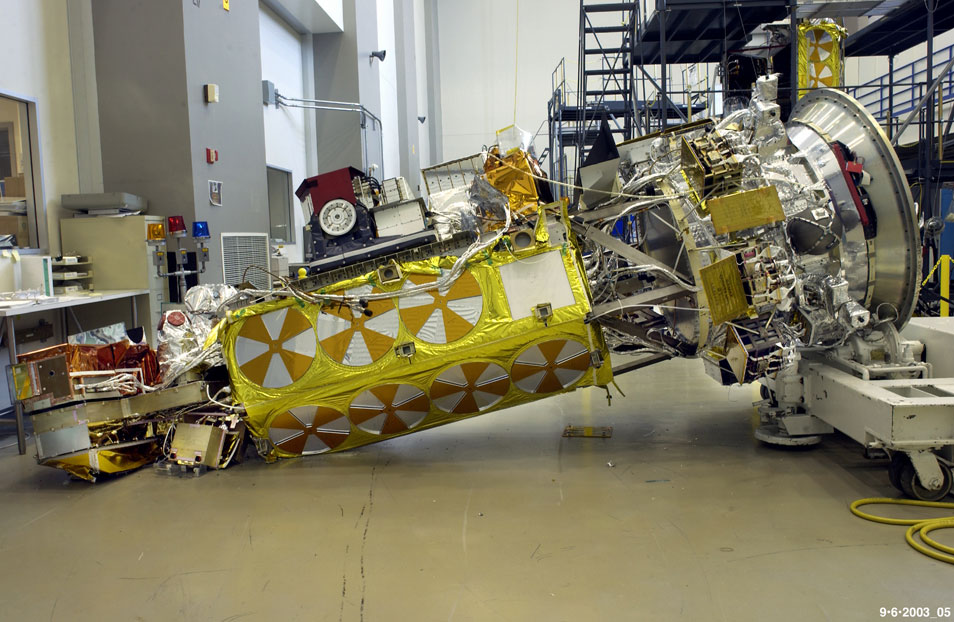
%> input picture MA439_Fall2016/Data/Images/satellite.jpg, 954 x 622 px
$ octave introIdeas.m   (GNU Octave 9; MATLAB toolbox functions it lacks are replaced by stand-ins)
%> lines starting %> are read from the running program, lines starting %| are printed output that depends on the picture
### MA439_Fall2016/Tools/blurimage.m
function y = blurimage(x)
% Usage: y = blurimage(x).  Given a image x, this does a weighted averaging of each pixel with
% neighbors, to blur the image.  Zeros edges.

[m,n] = size(x);
y = zeros(m,n);

y(2:m-1,2:n-1) = 0.5*x(2:m-1,2:n-1)+0.125*(x(1:m-2,2:n-1)+x(3:m,2:n-1)+x(2:m-1,1:n-2)+x(2:m-1,3:n));
y(1,:) = x(1,:);
y(m,:) = x(m,:);
y(:,1) = x(:,1);
y(:,n) = x(:,n);

### MA439_Fall2016/Tools/noiseim.m
function y = noiseim(x, lev)
% Usage: y = noiseim(x, lev).  Add uniform random noise to an image x,
% range -lev to + lev.

[m,n] = size(x);

y = double(x) + 2.0*lev*(rand(m,n)-0.5);

### MA439_Fall2016/Tools/highpassim.m
function y2 = highpassim(y, m, n)
% Usage: y = highpassim(y, m, n). High pass filter an image.  Image is in array "y".  The frequencies 1 to m
% in x, 1 to n in y (and symmetric portions) are zeroed out.

s = size(y);
Y = fft2(double(y));
Y(2:m,:)=0.0; Y(s(1)-m+1:s(1))=0.0;
Y(:,2:n)=0.0; Y(:,s(2)-n+1:s(2))=0.0;

y2 = uint8(real(ifft2(Y)));

### MA439_Fall2016/Tools/lowpassim.m
%Low pass filter an image
function y2 = lowpass(y, m, n)

s = size(y);
Y = fft2(y);
Y(m+1:s(1)-m+1,:)=0.0;
Y(:,n+1:s(2)-n+1)=0.0;

y2 = uint8(real(ifft2(Y)));

### MA439_Fall2016/Basics/introIdeas.m
%Load Image
sat=imread('satellite.jpg');
%> sat is the input picture: size 622x954x3 uint8; mean R, G, B 128.8, 123.4, 100.1
%Display image:  note that the image is uint8
imshow(sat);
%Get the red part of the image
satred=sat(:,:,1);
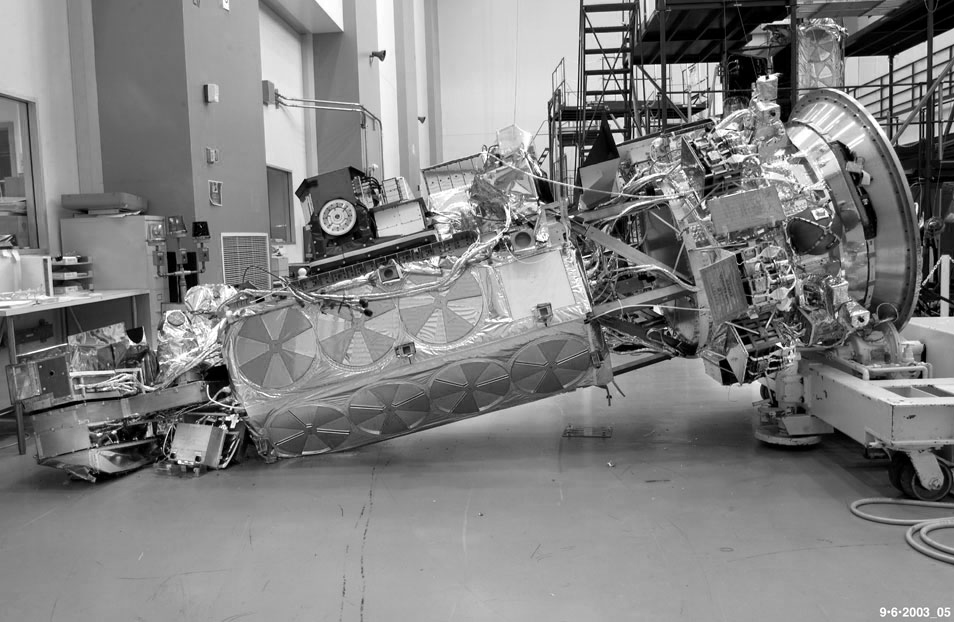
%> satred: size 622x954 uint8; min 0, max 255, mean 128.8
figure;
imshow(satred);
title('Original');
%Blur the image:  in order to do "math," need doubles and the routine
%returns an array of double
blurSatRed=uint8(blurimage(satred));
%> in blurimage, `y(:,n) = x(:,n);`:
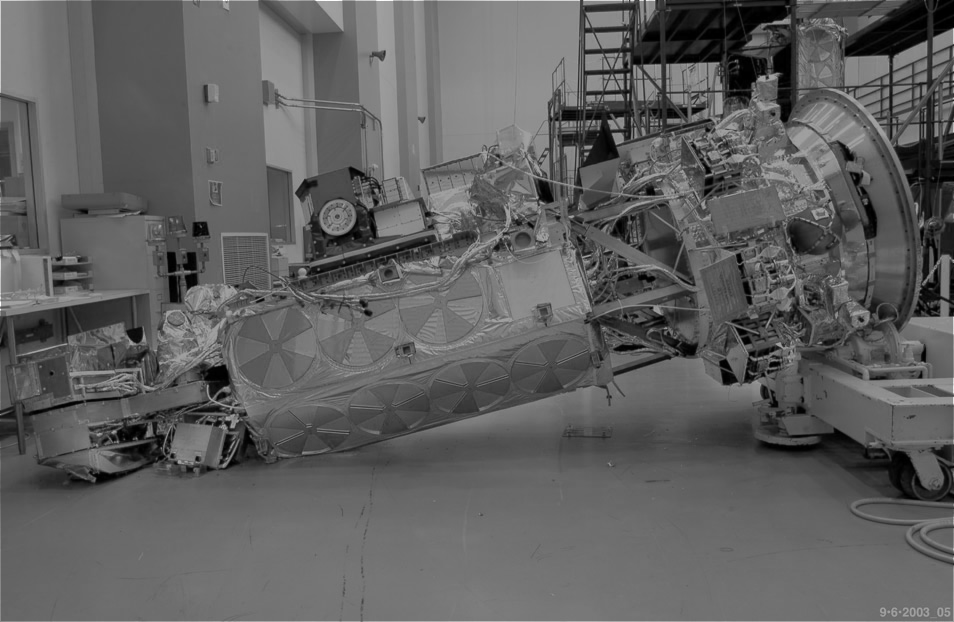
%> y: size 622x954 double; min 0, max 255, mean 95
figure;
imshow(blurSatRed);
title('Blurred Once');
bblurSatRed=uint8(blurimage(blurSatRed));
figure;
imshow(bblurSatRed);
title('Blurred Twice');
bbblurSatRed=uint8(blurimage(bblurSatRed));
%> in blurimage (call 3), `y(2:m-1,2:n-1) = 0.5*x(2:m-1,2:n-1)+0.125*(x(1:m-2,2:n-1)+x(3:m,2:n-1)..`:
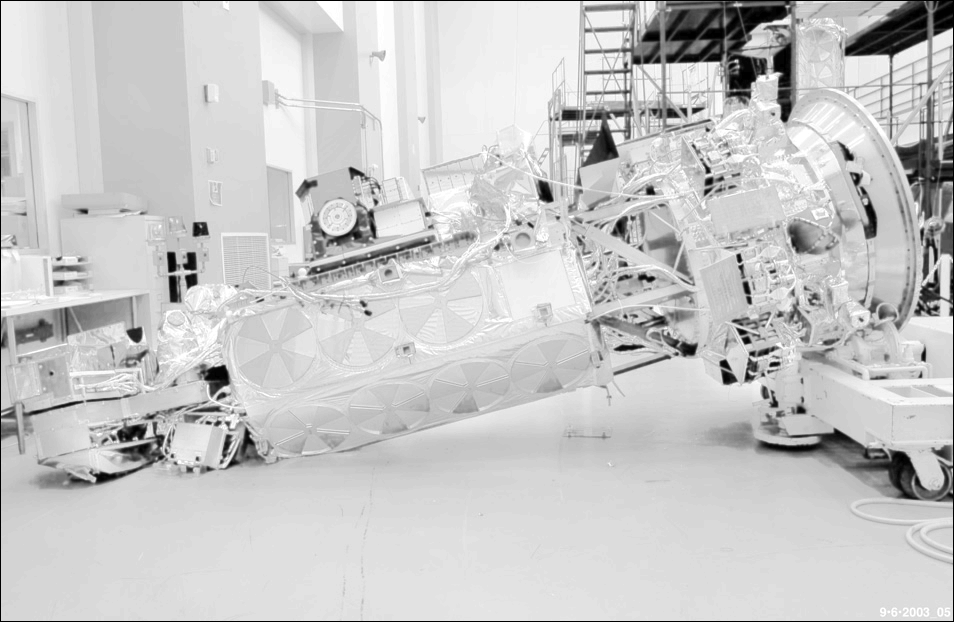
%> y: size 622x954 double; min 0, max 88, mean 69; drawn with min black and max white
%> in blurimage (call 3), `y(:,n) = x(:,n);`:
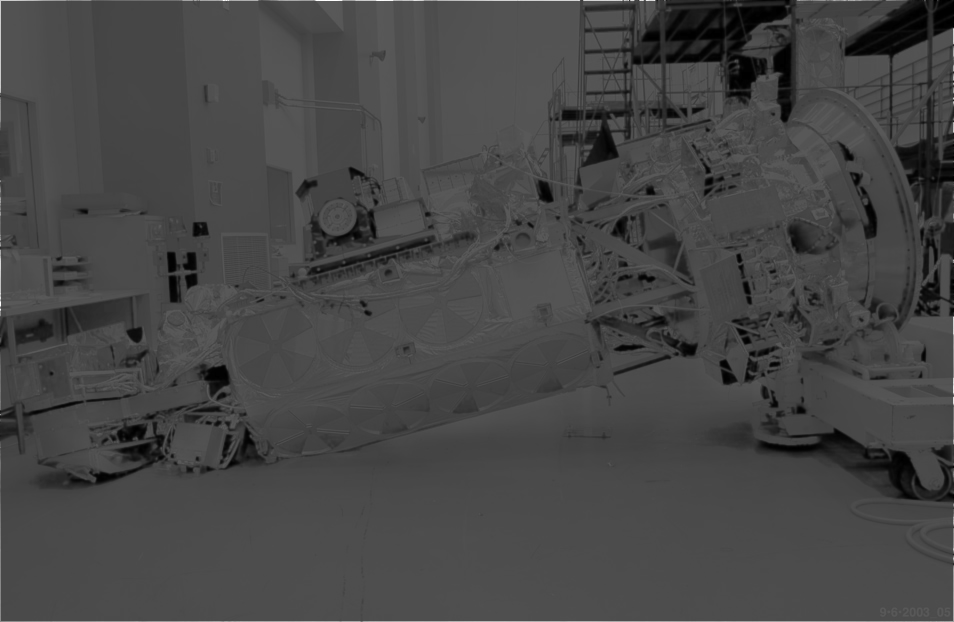
%> y: size 622x954 double; min 0, max 255, mean 69.8
figure;
imshow(bbblurSatRed);
title('Blurred Three Times');
figure;
title('Comparison')
subplot(1,2,1), imshow(satred), title('Original');
subplot(1,2,2), imshow(bbblurSatRed), title('Blurred Three Times');
%Now to look at adding noise
noisat=noiseim(satred, 20);
figure;
imshow(uint8(noisat));
title('Noisy Image');
filtsat=uint8(highpassim(satred, 20,20));
%> in highpassim, `y2 = uint8(real(ifft2(Y)));`:
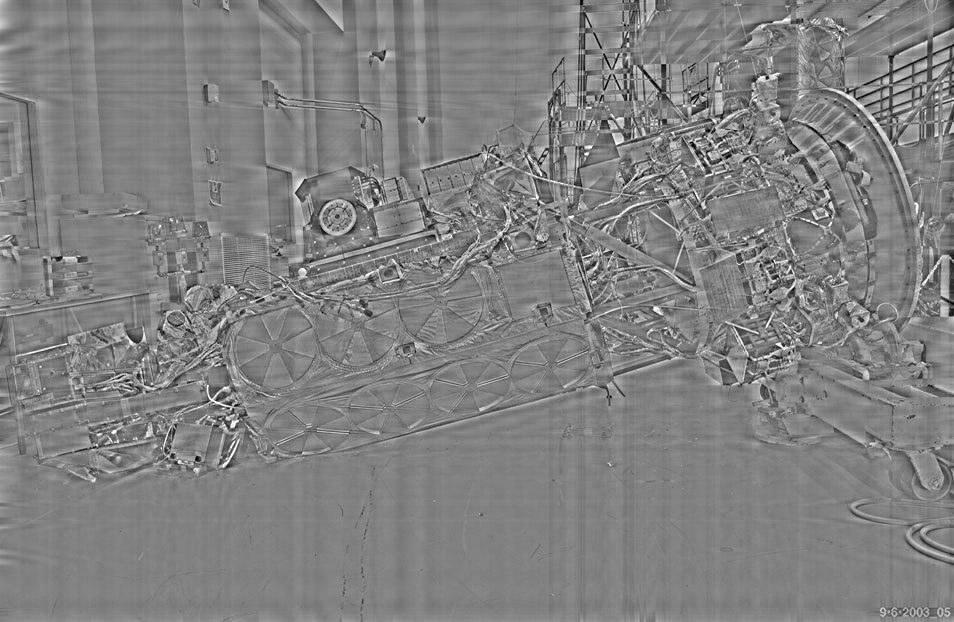
%> y2: size 622x954 uint8; min 0, max 255, mean 128.8; mean of the top-left, top-right, bottom-left and bottom-right quarters 128.9, 128.5, 128.9, 129
figure;
imshow(filtsat);
title('High Pass Filter Applied');
lfiltsat=uint8(lowpassim(satred, 20,20));
%> in lowpass, `y2 = uint8(real(ifft2(Y)));`:
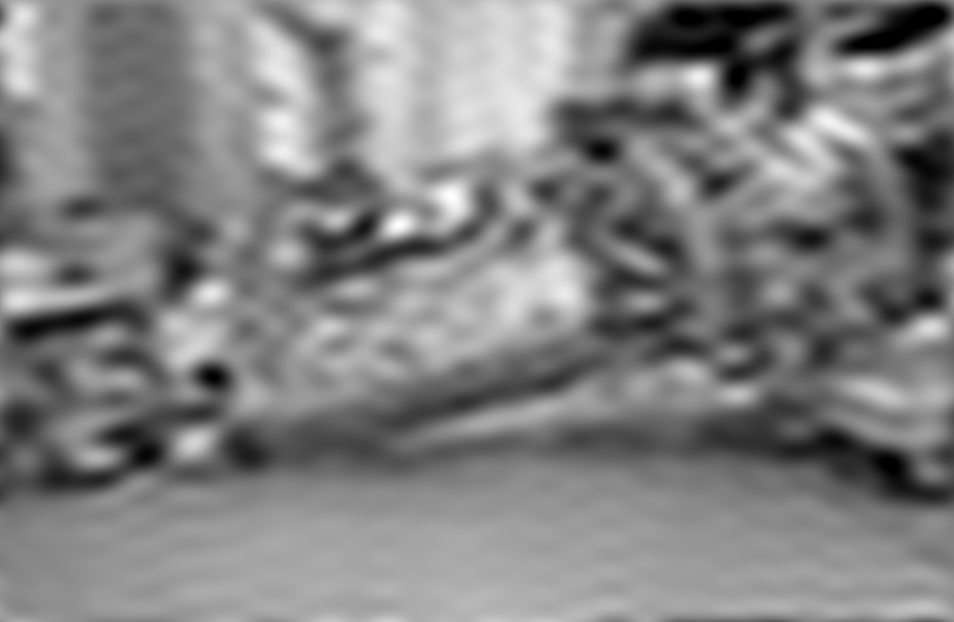
%> y2: size 622x954 uint8; min 0, max 255, mean 128.8; mean of the top-left, top-right, bottom-left and bottom-right quarters 142.7, 119, 129.1, 124.6
figure;
imshow(lfiltsat);
title('Low Pass Filter Applied');
%Want to show how the images are indexed
figure;
imshow(sat(1:250, 1:100, :));
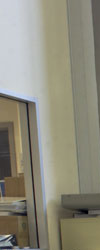
%> displayed picture: size 250x100x3, on the screen's scale of 0 to 255; mean R, G, B 141.8, 139.2, 123.9
title('Subplot');
%close all to close all windows

$ run again, with MA439_Fall2016/Data/Images/334.JPG copied over MA439_Fall2016/Data/Images/satellite.jpg
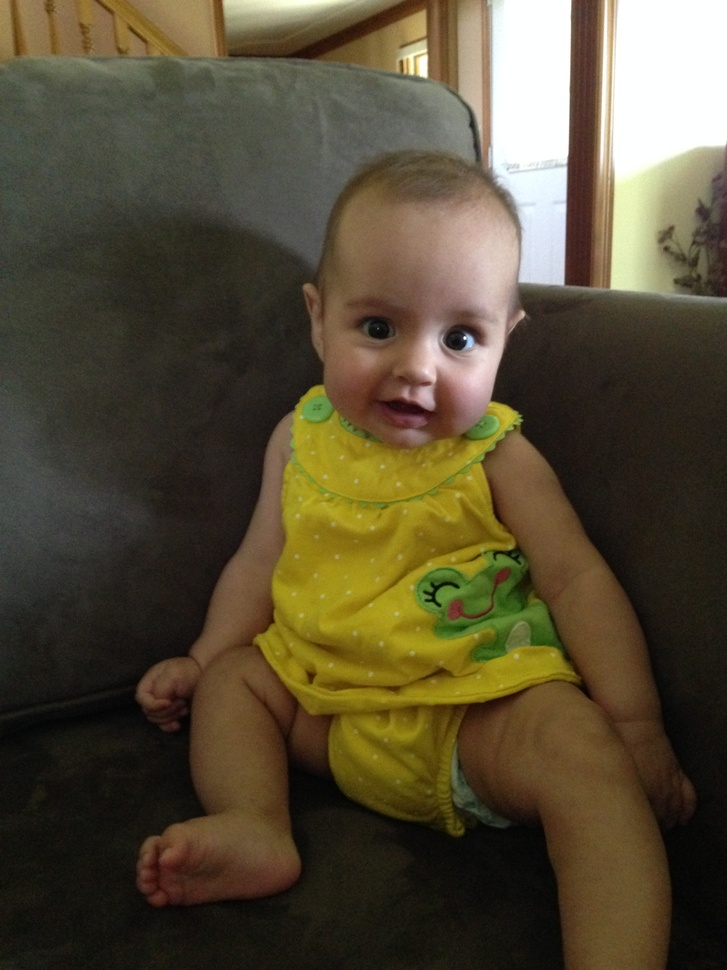
%> input picture MA439_Fall2016/Data/Images/334.JPG, 727 x 970 px, shrunk from 2448 x 3264 before the run
%> sat is the input picture: size 970x727x3 uint8; mean R, G, B 85.9, 76.4, 53.7
%> in lowpass, `y2 = uint8(real(ifft2(Y)));`:
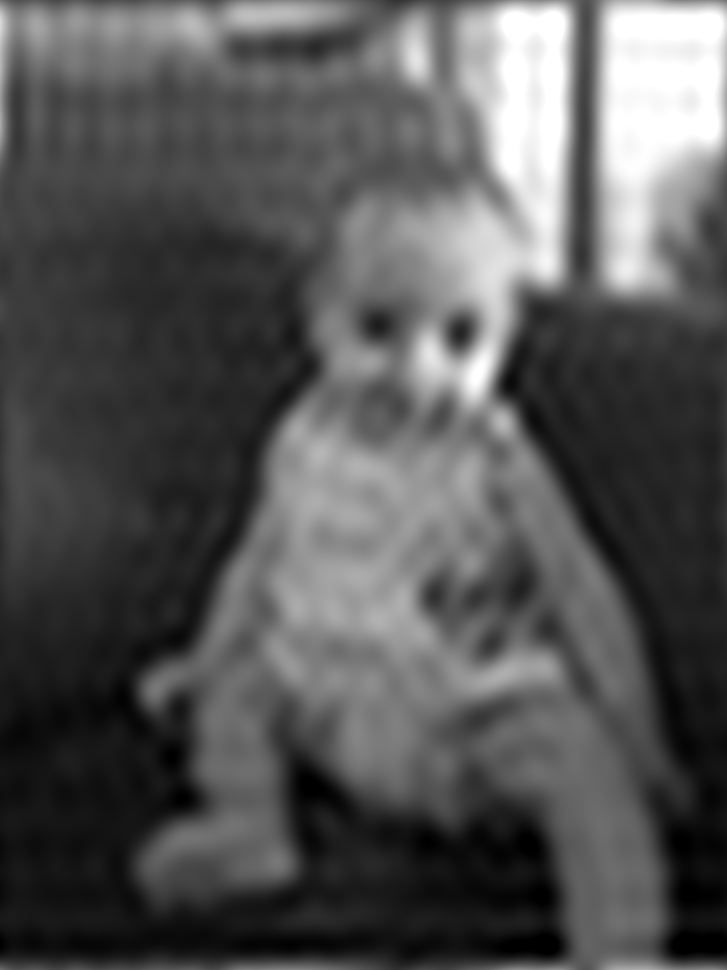
%> y2: size 970x727 uint8; min 0, max 255, mean 85.8; mean of the top-left, top-right, bottom-left and bottom-right quarters 76.3, 138.3, 57.1, 71.2
%> `imshow(sat(1:250, 1:100, :));`:
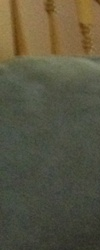
%> displayed picture: size 250x100x3, on the screen's scale of 0 to 255; mean R, G, B 88.6, 85.2, 65.1

$ run again, with MA439_Fall2016/Data/Images/cheetah_race.jpg copied over MA439_Fall2016/Data/Images/satellite.jpg
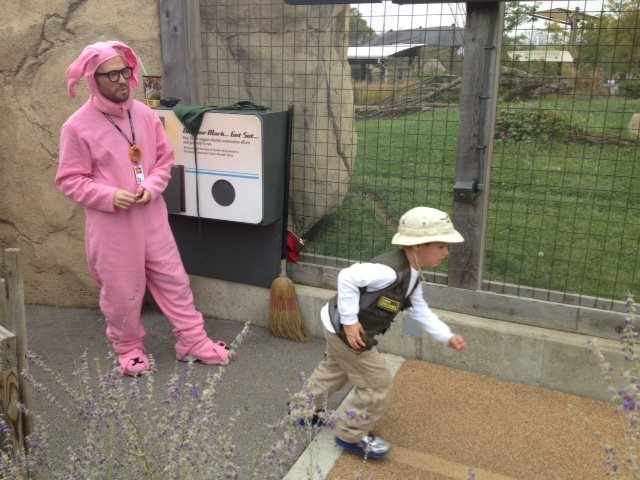
%> input picture MA439_Fall2016/Data/Images/cheetah_race.jpg, 640 x 480 px
%> sat is the input picture: size 480x640x3 uint8; mean R, G, B 132.8, 120.3, 106.3
%> in lowpass, `y2 = uint8(real(ifft2(Y)));`:
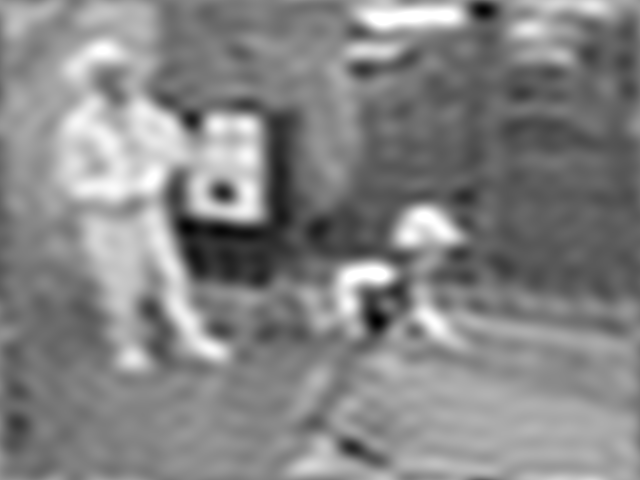
%> y2: size 480x640 uint8; min 0, max 255, mean 132.8; mean of the top-left, top-right, bottom-left and bottom-right quarters 148.1, 114.4, 128, 140.7
%> `imshow(sat(1:250, 1:100, :));`:
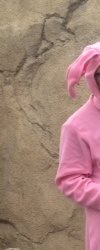
%> displayed picture: size 250x100x3, on the screen's scale of 0 to 255; mean R, G, B 162.5, 129.5, 118.8
